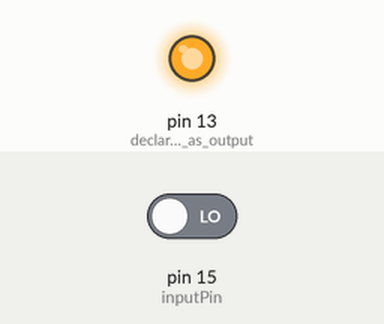
A sketch run on a simulated Arduino Uno, built with avr-gcc and run on an emulated ATmega328P. On the bench: output pins drawn as LEDs (lit = HIGH). Inputs (shaded band) come from the test bench; at power-on: pin 15 (inputPin) LOW.

Above: at 1.2 s.
1.3 s: pin 15 (inputPin) driven HIGH
At 1.8 s:
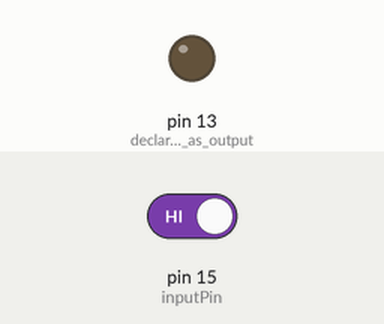
2.8 s: pin 15 (inputPin) driven LOW
At 4.2 s:
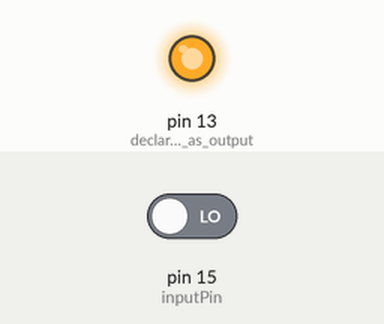
Timing chart, 0 to 5.8 s (numbered marks = the images above; inputs shaded):
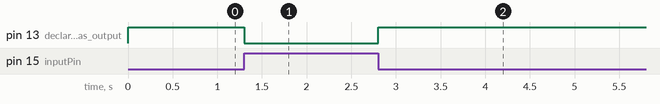

Measured:
- after the input at 1.3 s, pin 13 (declare_LED_as_output): HIGH → LOW at once
- after the input at 2.8 s, pin 13 (declare_LED_as_output): LOW → HIGH at once

The sketch:

IR-CODE.ino
```cpp
      //int ledPin=12;  //choose pin for LED

   int inputPin=15;  //choose pin for IRsensor

      int val=0;  //variable for reading pin status

void setup()
{

  pinMode (LED_BUILTIN,OUTPUT);   //declare LED as output

  pinMode (inputPin,INPUT  );//declare IRsensor as input
 }
void loop()
{
   val = digitalRead(inputPin);  //read input value
   if (val==HIGH)
 {
  digitalWrite(LED_BUILTIN,LOW);
   Serial.println("Led low");//turn LED OFF
 }
    else
   {
   digitalWrite(LED_BUILTIN,HIGH);
    Serial.println("Led high");//LED ON
      }
  }
```
